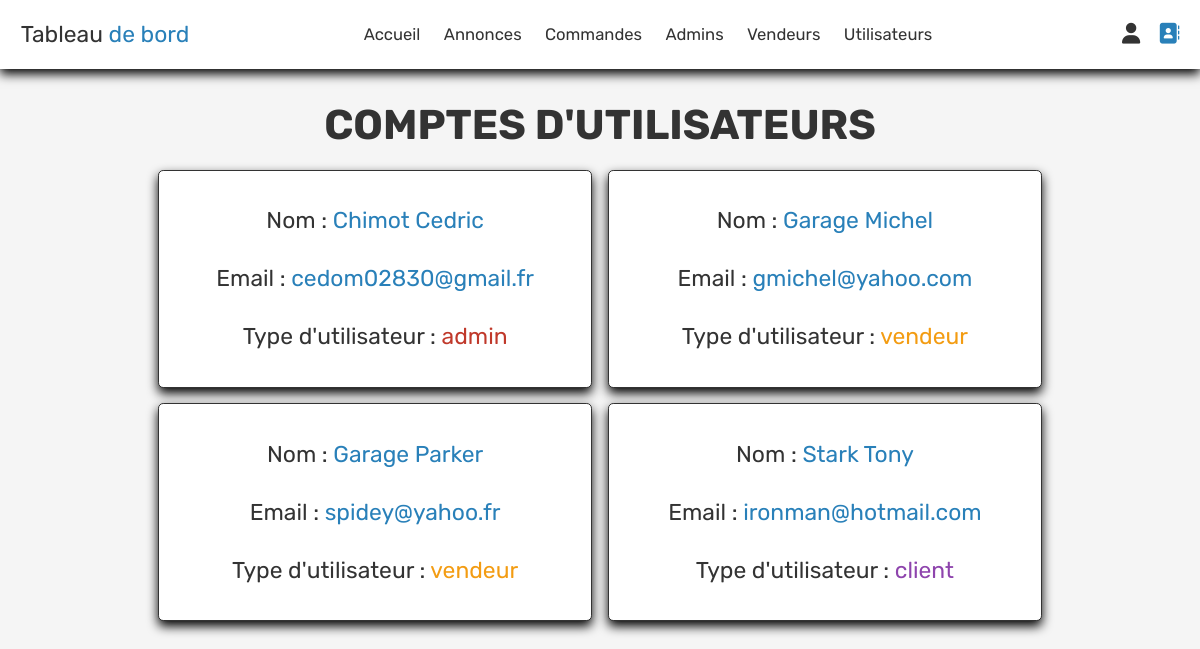
Page /admin/admins/admin_membres.php (signed in) on the committed database.
### tables this page shows
CREATE TABLE `inscrits` (
  `idinscrit` int(50) NOT NULL,
  `idadmin` int(50) DEFAULT NULL,
  `idvendeur` int(50) DEFAULT NULL,
  `idclient` int(50) DEFAULT NULL,
  `nom` varchar(50) NOT NULL,
  `email` varchar(50) NOT NULL,
  `role` varchar(50) NOT NULL
);

### admin/admins/admin_membres.php (the view, shortened to what this page needs)
<?php
include 'config.php';
?>
<!DOCTYPE html>
<html lang="en">
<head>
    <link rel="stylesheet" href="https://cdnjs.cloudflare.com/ajax/libs/font-awesome/6.2.0/css/all.min.css"
 />
    <link rel="stylesheet" href="css/admin.css">
</head>
<body>
    <?php include 'admin_header.php'; ?>
    <section class="users">
        <h1 class="titre">Comptes d'utilisateurs</h1>
        <div class="box-container">
            <?php
                $select_users = mysqli_query($con, "SELECT * FROM `inscrits`")
                    or exit("Echec de la requête");
                while ($fetch_users = mysqli_fetch_assoc($select_users)) {
                ?>
                <div class="box">
                    <p>Nom : <span><?php echo $fetch_users['nom']; ?></span></p>
                    <p>Email : <span><?php echo $fetch_users['email']; ?></span></p>
                    <p>Type d'utilisateur :
                        <span style="color:
                            <?php if ($fetch_users['role'] == 'admin') {
                                echo 'var(--rouge)';
                            } elseif($fetch_users['role'] == 'vendeur') {
                                echo 'var(--orange)';
                            }else{
                                echo 'var(--violet)';
                            } ?>;"><?php echo $fetch_users['role']; ?>
                        </span>
                    </p>
                </div>
            <?php
            };
            ?>
        </div>
    </section>
</body>
</html>

### admin/admins/css/admin.css (style rules this page uses)
:root { --bleu: #2980b9; --rouge: #c0392b; --orange: #f39c12; --violet:#8e44ad; --jaune-clair: #faea73; --noir: #333; --blanc: #fff; --couleur-claire: #666; --blanc-clair: #ccc; --bg-clair: #f5f5f5; --box-shadow: 0 .5rem 1rem rgba(0, 0, 0, 1); --border: .1rem solid var(--noir); }
* { font-family: 'Rubik', sans-serif; margin: 0; padding: 0; box-sizing: border-box; outline: none; border: none; text-decoration: none; transition: all 0.2s linear; }
html { font-size: 65%; overflow-x: hidden; background-color: var(--blanc-clair); }
body { background-color: var(--bg-clair); }
section { padding: 3rem 2rem; }
.titre { text-align: center; margin-bottom: 2rem; text-transform: uppercase; color: var(--noir); font-size: 4rem; }
.users .box-container { display: grid; grid-template-columns: repeat(auto-fit, minmax(30rem, 1fr)); gap: 1.5rem; max-width: 85rem; margin: 0 auto; align-items: flex-start; }
.users .box-container .box { border-radius: .5rem; padding: 2rem; background-color: var(--blanc); box-shadow: var(--box-shadow); border: var(--border); text-align: center; }
.users .box-container .box p { padding: 1.5rem; color: var(--noir); font-size: 2.2rem; }
.users .box-container .box p span { color: var(--bleu); }

### rows in the picture
inscrits: nom "Chimot Cedric", email "cedom02830@gmail.fr", role "admin"
inscrits: nom "Garage Michel", email "gmichel@yahoo.com", role "vendeur"
inscrits: nom "Garage Parker", email "spidey@yahoo.fr", role "vendeur"
inscrits: nom "Stark Tony", email "ironman@hotmail.com", role "client"
